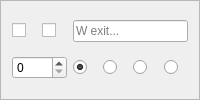
       <widget class="QFrame" name="frame_w">
        <property name="sizePolicy">
         <sizepolicy hsizetype="Preferred" vsizetype="Preferred">
          <horstretch>0</horstretch>
          <verstretch>0</verstretch>
         </sizepolicy>
        </property>
        <property name="frameShape">
         <enum>QFrame::StyledPanel</enum>
        </property>
        <property name="frameShadow">
         <enum>QFrame::Raised</enum>
        </property>
        <layout class="QGridLayout" name="gridLayout_w">
         <item row="0" column="0">
          <widget class="QCheckBox" name="noRoute_w">
           <property name="cursor">
            <cursorShape>PointingHandCursor</cursorShape>
           </property>
           <property name="focusPolicy">
            <enum>Qt::NoFocus</enum>
           </property>
           <property name="toolTip">
            <string>Prevent a route being created via this exit, equivalent to an infinite exit weight</string>
           </property>
           <property name="text">
            <string/>
           </property>
           <property name="checkable">
            <bool>true</bool>
           </property>
          </widget>
         </item>
         <item row="0" column="1">
          <widget class="QCheckBox" name="stub_w">
           <property name="cursor">
            <cursorShape>PointingHandCursor</cursorShape>
           </property>
           <property name="toolTip">
            <string>Create an exit in this direction with unknown distination, mutually exclusive with an actual exit roomID</string>
           </property>
           <property name="text">
            <string/>
           </property>
          </widget>
         </item>
         <item row="0" column="2" colspan="4">
          <widget class="QLineEdit" name="w">
           <property name="toolTip">
            <string>Set the number of the room west of this one, will be blue for a valid number or red for invalid</string>
           </property>
           <property name="text">
            <string/>
           </property>
           <property name="placeholderText">
            <string>W exit...</string>
           </property>
          </widget>
         </item>
         <item row="1" column="0" colspan="2">
          <widget class="QSpinBox" name="weight_w">
           <property name="cursor">
            <cursorShape>SizeVerCursor</cursorShape>
           </property>
           <property name="toolTip">
            <string>Set to a positive value to overide the default (Room) Weight for using this Exit route, zero value assigns the default.</string>
           </property>
           <property name="maximum">
            <number>9999</number>
           </property>
          </widget>
         </item>
         <item row="1" column="2">
          <widget class="QRadioButton" name="doortype_none_w">
           <property name="cursor">
            <cursorShape>PointingHandCursor</cursorShape>
           </property>
           <property name="toolTip">
            <string>No door symbol is drawn on 2D Map for this exit</string>
           </property>
           <property name="text">
            <string/>
           </property>
           <property name="checked">
            <bool>true</bool>
           </property>
           <attribute name="buttonGroup">
            <string notr="true">doortype_w</string>
           </attribute>
          </widget>
         </item>
         <item row="1" column="3">
          <widget class="QRadioButton" name="doortype_open_w">
           <property name="cursor">
            <cursorShape>PointingHandCursor</cursorShape>
           </property>
           <property name="toolTip">
            <string>Green (Open) door symbol is drawn on 2D Map, can be set on either a stub or a real exit</string>
           </property>
           <property name="text">
            <string/>
           </property>
           <attribute name="buttonGroup">
            <string notr="true">doortype_w</string>
           </attribute>
          </widget>
         </item>
         <item row="1" column="4">
          <widget class="QRadioButton" name="doortype_closed_w">
           <property name="cursor">
            <cursorShape>PointingHandCursor</cursorShape>
           </property>
           <property name="toolTip">
            <string>Orange (Closed) door symbol is drawn on 2D Map, can be set on either a stub or a real exit</string>
           </property>
           <property name="text">
            <string/>
           </property>
           <attribute name="buttonGroup">
            <string notr="true">doortype_w</string>
           </attribute>
          </widget>
         </item>
         <item row="1" column="5">
          <widget class="QRadioButton" name="doortype_locked_w">
           <property name="cursor">
            <cursorShape>PointingHandCursor</cursorShape>
           </property>
           <property name="toolTip">
            <string>Red (Locked) door symbol is drawn on 2D Map, can be set on either a stub or a real exit</string>
           </property>
           <property name="text">
            <string/>
           </property>
           <attribute name="buttonGroup">
            <string notr="true">doortype_w</string>
           </attribute>
          </widget>
         </item>
        </layout>
       </widget>
